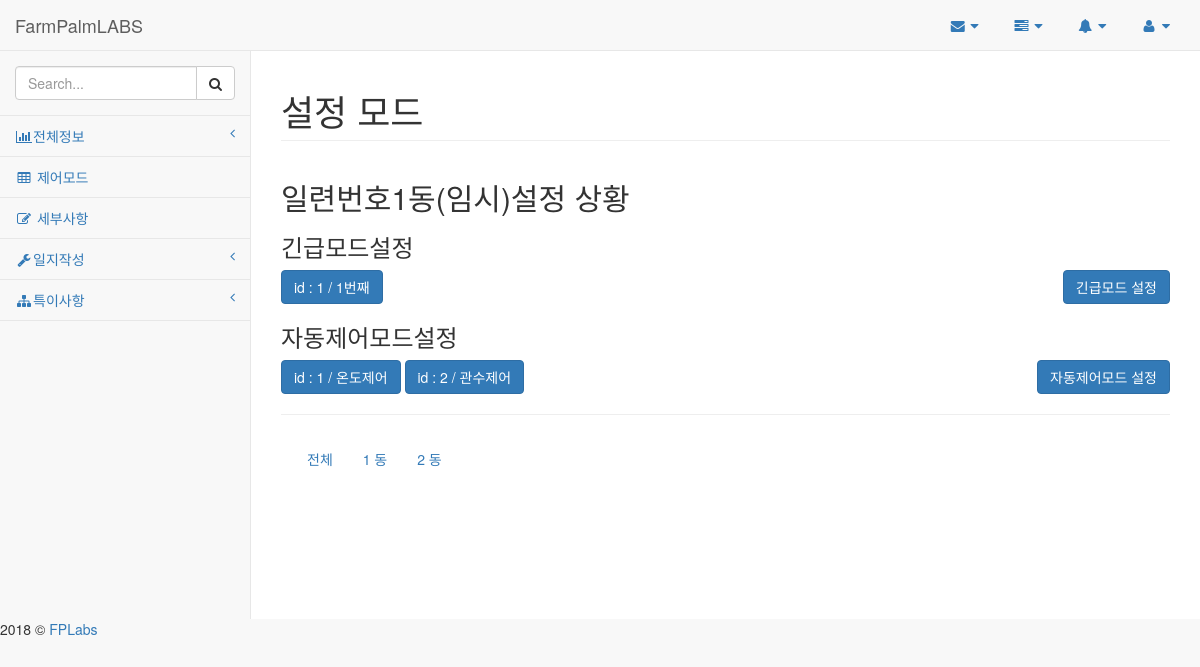
The page /palm/setting/1/ on the database its author committed.
### palm/models.py (models this page shows, shortened)
class Gcg(models.Model):
    gcg_id = models.IntegerField(unique=True)
    user = models.ForeignKey(settings.AUTH_USER_MODEL, related_name='gcg_set', on_delete=models.PROTECT)
    created_at = models.DateTimeField(auto_now_add=True)
    snode_num = models.IntegerField()
    anode_num = models.IntegerField()
    cctv_outside_num = models.IntegerField()
    cctv_inside_num = models.IntegerField()
    pass

class Emergency(models.Model):
    gcg = models.ForeignKey('Gcg', on_delete=models.CASCADE)
    emergency_id = models.ForeignKey('Snode', on_delete=models.CASCADE)
    u_value = models.FloatField()
    r_value = models.FloatField()
    l_value = models.FloatField()
    anode = models.ForeignKey('Anode', on_delete= models.CASCADE)
    priority = models.IntegerField()
    updated_at = models.DateTimeField(auto_now = True)

class Operating(models.Model):
    gcg = models.ForeignKey('Gcg', on_delete=models.CASCADE)
    opr_type = models.CharField(max_length=100)
    opr_comment = models.TextField()
    snode_num = models.IntegerField()
    anode_num = models.IntegerField()
    u_value = models.FloatField()
    r_value = models.FloatField()
    l_value = models.FloatField()
    updated_at = models.DateTimeField(auto_now = True)

### palm/views.py (the view)
# urls.py: path('setting/<int:id>/', views.setting_n, name = 'setting_house'),
def setting_n(request, id):
    gcg = Gcg.objects.all()
    gcg_n = get_object_or_404(Gcg, gcg_id = id)
    return render(request, 'setting/setting_n.html', {
        'gcg_n' : gcg_n,
        'gcg' : gcg,
    })

### palm/templates/setting/setting_n.html
{% extends "setting/layout.html" %}
{% block content %}
<h2>일련번호{{gcg_n.gcg_id}}동(임시)설정 상황</h2>
<h3>긴급모드설정</h3>
<a href="{% url "palm:emergency" gcg_n.gcg_id %}" class = "btn btn-primary pull-right">긴급모드 설정</a>
{% for emergency in gcg_n.emergency_set.all %}
<div class = 'btn btn-primary'>id : {{ emergency.id }} / {{ forloop.counter }}번째</div>
{% endfor %}
<h3>자동제어모드설정</h3>
<a href = "{% url "palm:operating" gcg_n.gcg_id %}" class = "btn btn-primary pull-right">자동제어모드 설정</a>
{% for operating in gcg_n.operating_set.all %}
<div class = 'btn btn-primary'>id : {{ operating.id }} / {{ operating.opr_type }}제어</div>
{% endfor %}
<hr>
{% endblock %}

### palm/templates/setting/layout.html
{% extends "layout.html" %}
{% block title %}설정 모드{% endblock %}
{% block temp %}
<div class = 'btn btn-toobar' role = 'toolbar'>
    <a href = "{% url "palm:setting" %}" class = 'btn btn-group' role = 'group'>전체</a>
    {% for gcg in gcg %}
    <a href = "{% url "palm:setting_house" gcg.gcg_id %}" class = 'btn btn-group' role = 'group'>{{ forloop.counter }} 동</a>
    {% endfor %}
</div>
{% endblock %}

### rows shown on the page
Gcg: gcg_id "1"
Emergency: id "1"
Operating: id "1", opr_type "온도"
Operating: id "2", opr_type "관수"
